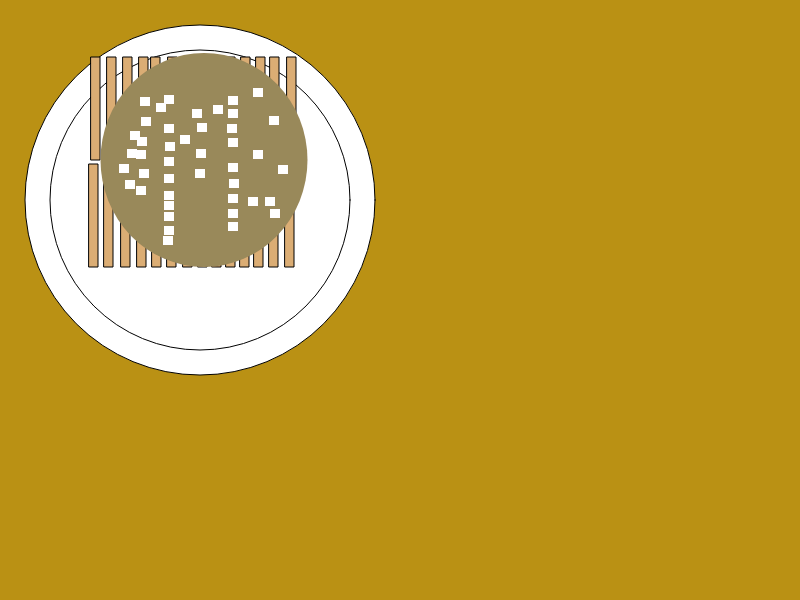
Frame 1 (no input)
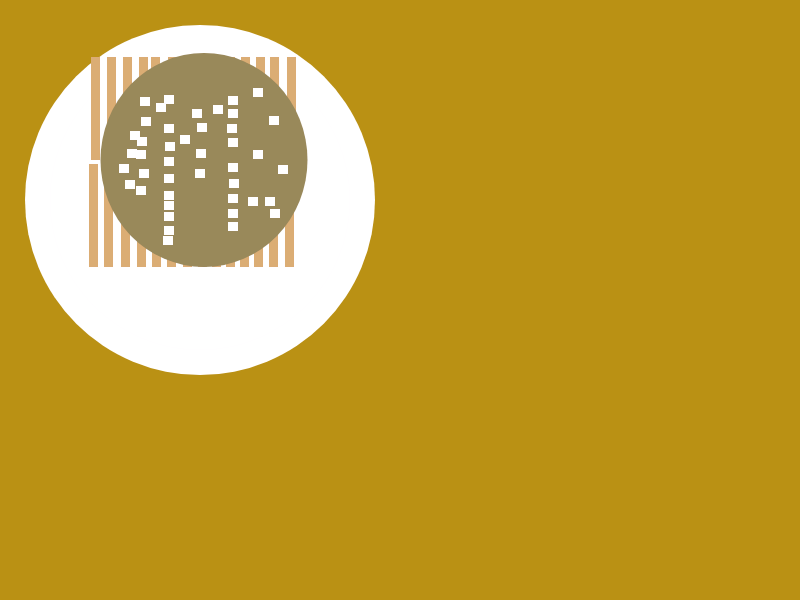
Frame 60 (no input)
Frame 120 (the mouse pressed at the canvas centre since frame 60): identical to frame 60, image omitted

The p5.js sketch that drew these frames (run headless with seeded random() and noise() and a simulated clock; from frame 60 on, the mouse is pressed at the canvas centre):

// p5.js sketch
// ── sketch.js
function setup() {
  // put setup code here
  createCanvas(800, 600);
}

function draw() {
  // put drawing code here
  background(186, 145, 20); // wooden table
  ellipse(200, 200, 350, 350); // plate
  ellipse(200, 200, 300, 300);

  fill(219, 173, 116);

  rect (89,164,9,103);
  rect (104,164,9,103);
  rect (121,164,9,103);
  rect (137,164,9,103);
  rect (152,164,9,103);
  rect (167,164,9,103);
  rect (183,164,9,103);
  rect (198,164,9,103);
  rect (212,164,9,103);
  rect (240,164,9,103);
  rect (254,164,9,103);
  rect (269,164,9,103);
  rect (226,164,9,103);
  rect (285,164,9,103);
  rect (91,57,9,103);
  rect (107,57,9,103);
  rect (123,57,9,103);
  rect (139,57,9,103);
  rect (151,57,9,103);
  rect (168,57,9,103);
  rect (183,57,9,103);
  rect (197,57,9,103);
  rect (212,57,9,103);
  rect (226,57,9,103);
  rect (241,57,9,103);
  rect (256,57,9,103);
  rect (270,57,9,103);
  rect (287,57,9,103);
  stroke(235, 0, 235,2);
  fill(153, 137, 90);
  ellipse(204,160,207,214);

  fill(255, 255, 255);
  stroke(235, 0, 235,2);
  rect (227,124,10,9);
  rect (165,142,10,9);
  rect (164,124,10,9);
  rect (164,157,10,9);
  rect (164,174,10,9);
  rect (164,191,10,9);
  rect (164,212,10,9);
  rect (164,226,10,9);
  rect (164,201,10,9);
  rect (192,109,10,9);
  rect (164,95,10,9);
  rect (228,109,10,9);
  rect (228,222,10,9);
  rect (228,209,10,9);
  rect (228,194,10,9);
  rect (229,179,10,9);
  rect (228,163,10,9);
  rect (253,150,10,9);
  rect (228,138,10,9);
  rect (228,96,10,9);
  rect (130,131,10,9);
  rect (127,149,10,9);
  rect (119,164,10,9);
  rect (125,180,10,9);
  rect (141,117,10,9);
  rect (136,186,10,9);
  rect (195,169,10,9);
  rect (196,149,10,9);
  rect (197,123,10,9);
  rect (137,137,10,9);
  rect (136,150,10,9);
  rect (253,88,10,9);
  rect (265,197,10,9);
  rect (248,197,10,9);
  rect (270,209,10,9);
  rect (278,165,10,9);
  rect (269,116,10,9);
  rect (213,105,10,9);
  rect (180,135,10,9);
  rect (156,103,10,9);
  rect (140,97,10,9);
  rect (139,169,10,9);
  rect (163,236,10,9);
}
